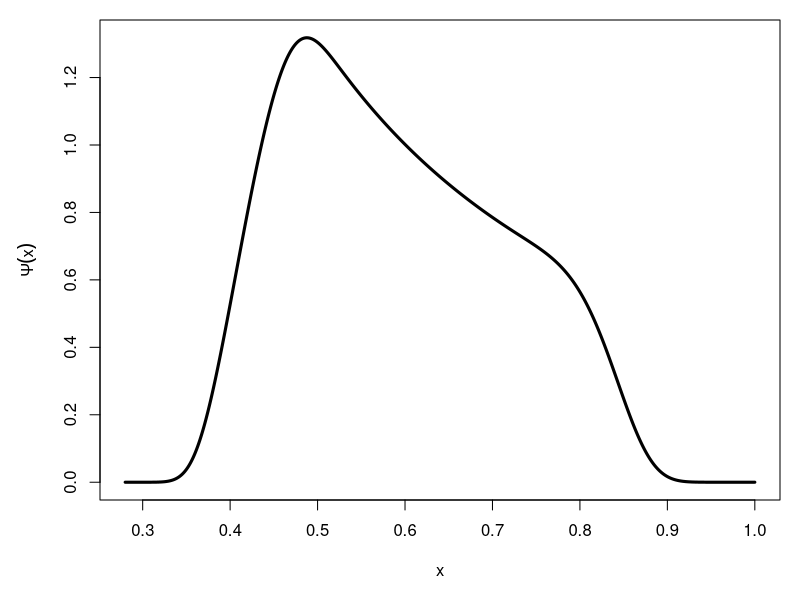
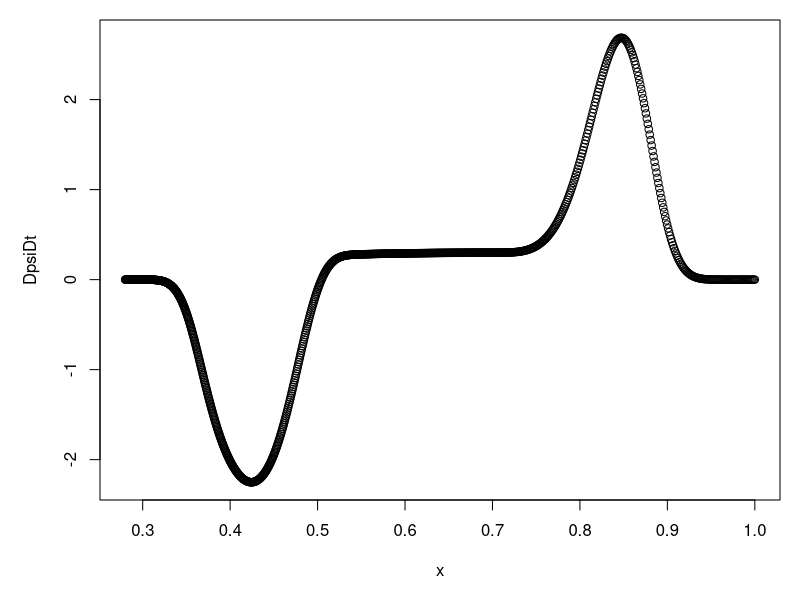
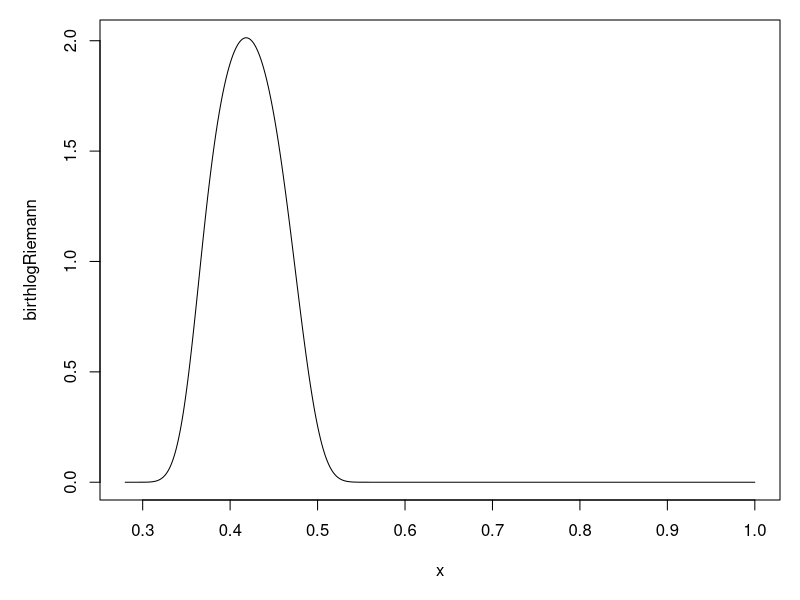
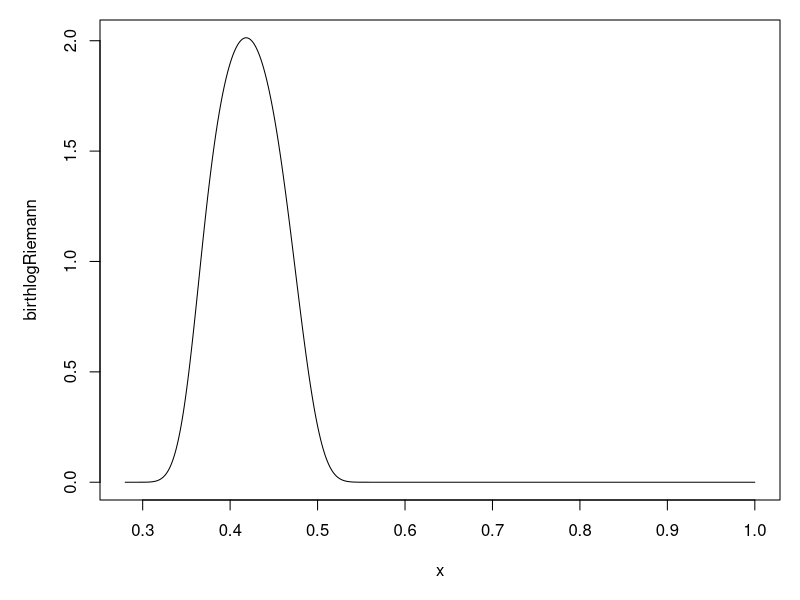
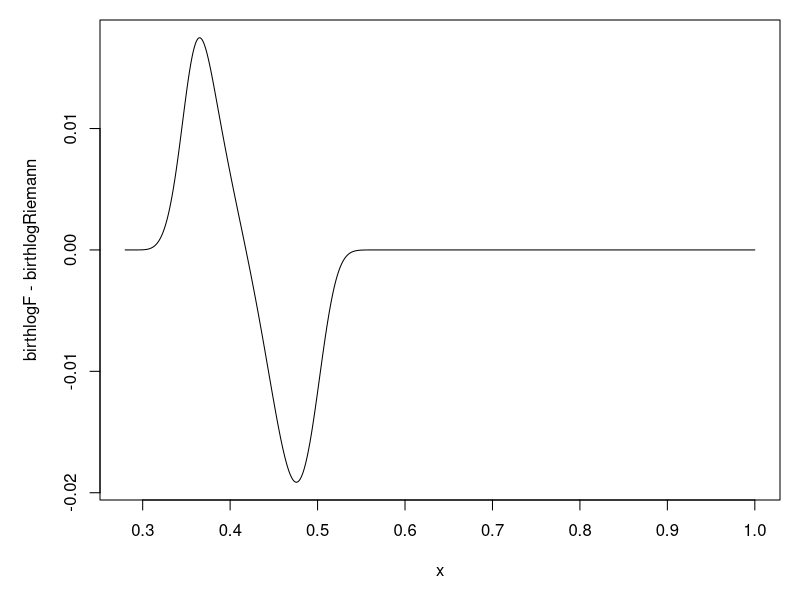

The R source for these figures, in order:
library("Matrix")

intx <- function(f, x) {
    # Use trapezoidal rule for integration
    #
    # Args:
    #   f: value of function at points given by x
    #   x: the points at which the function values are given. Needs to be in
    #      either increasing or decreasing order.
    #
    # Returns:
    #   vector of values of integral over f at points given by x
    #
    # The integration starts at the first value in x, so first
    # value in the returned vector is zero.
    
    idx <- 1:(length(f)-1)
    dx <- abs(diff(x))
    return(c(0,cumsum((f[idx]+f[idx+1])*dx[idx]/2)))
}

# Set parameters
a <- 0.7; b <- 0.5; 
alpha <- 0.85; beta <- 1;
xa <- 0.7;  # threshold for duplication
delta <- 0.2  # width of offspring size distribution
xmin <- xa*(1-delta)/2  # Smallest possible cell size

Nx <- 1024  # Choose number of steps
uselog <- TRUE
if (uselog) {
    y <- seq(log(xmin), 0, length.out = Nx+1)
    x <- exp(y)
} else {
    x <- seq(xmin, 1, length.out = Nx+1)
}

xp <- min(x[x>=(0.5 + delta/2)])  # the point at which we glue

# Growth rate
g <- a*x^alpha-b*x^beta

q <- function(x) {
    # Make q nonzero only between (1-delta)/2 and (1+delta)/2
    # Here we use a smooth bump function
    qr <- exp(-1/(1-(2/delta*(x-1/2))^2))/0.444*2/delta
    qr[abs(x-0.5)>=delta/2] <- 0  # Note that we need >= instead of just >
    # to avoid the singularity in the argument to the exponential
    
    # Use the following two lines if you want a step function
    # qr <- rep(0, length(x))
    # qr[abs(x-0.5)<delta/2] <- 1/delta
    
    return(qr)
}

# Use a k that stays finite but is large enough to ensure that
# almost all cells duplicate before reaching x=1
k <- 10000*(x-xa)^4
k[x<xa] <- 0

p <- function(m0) {
    # Calculate the steady-state solution
    #
    # Args:
    #   m0: scalar giving the constant mortality rate
    #
    # Returns:
    #   List containing the solution and the integral over h/e 
    #   For the correct value of m0 that integral will be equal to 1
    
    # Use constant mortality 
    m <- rep_len(m0, length(x))
    
    # Calculate e(x)
    ep <- (k+m)/g
    # First calculate for x < xp
    es <- rev(intx(rev(ep[x<=xp]), rev(x[x<=xp])))
    # then for x >= xp
    el <- -intx(ep[x>=xp], x[x>=xp])
    # and put the results together
    e <- exp(c(es[-length(es)], el))
    
    # Calculate h(x)
    # TODO: Want to convert this to using spectral methods when the steps
    # are logarithmic
    hp <- k*e/g
    hp[x<xa] <- 0
    h <- rep_len(0, length(x))
    for (i in 1:length(x)) {
        h[i] <- 2*intx(hp*q(x[i]/x)/x, x)[length(x)-1]
    }
    
    # Calculate Theta in eq.(4.21). Because h/e is zero beyond x=xp, we simply
    # integrate up to x=1. Then Theta is automatically 1 for x>xp when the
    # boundary condition (4.18) is satisfied.
    he <- h/e
    he[e==0] <- 0  # Removes the infinity from division by zero
    Theta <- intx(he, x) 
    # The boundary condition (4.18) is satisfied iff b=1
    b <- Theta[length(x)]
    
    # Use eq.(4.20) to calculate the solution.
    Psi <- g[x==xp]*e*Theta/g
    
    return(list(Psi, b))
}

# Find the mortality rate constant that satisfies the boundary condition
# in eq. (4.18)
m0 <- uniroot(function(m0) p(m0)[[2]]-1, lower=0.05, upper=10)[["root"]]

# Calculate the solution
psi <- p(m0)[[1]]
# Plot the solution
par(mar=c(5,5,1,1))
plot(x, psi, type="l", lwd=3,
     xlab="x", ylab=expression(Psi(x)))


###################### new code addition is below ##################

write(x,"solnsteplogx2.txt");
write(psi,"solnsteplogy2.txt");

#write(x,"solxRnewfun.txt");
#write(psi,"solyRnewfun.txt");
m0


#Get space step size (this only works when uselog==FALSE)

dx=x[2]-x[1]


#Use Riemann sum to work out birth term


birthterm <-sapply(x, function(w) 2*dx*sum(k*psi*sapply(w/x,q)/(x)))





#Use central differencing, assuming Z is zero at either end


#centraldiffwZeroes2 <- function(Z,dx){
#  outputtt <- rep(0,length(Z));
#  for (i in 1:length(Z)) {
#    outputtt[i] <- if (i==1) {
#      0
#    } else {
#      if (i==length(Z)) {
#        0
#      } else {
#        (Z[i+1]-Z[i-1])/(2*dx)
#      }
#    }
#  }
#return(outputtt)
#}

# compute linear term equal to minus psi(k(w)+m)

linterm <- -k*psi-m0*psi


#Make 4th order differentiation matrix D for computing growth term

NNN=length(x);
D <- sparseMatrix((1:NNN), c((2:NNN),1), x = 2*rep(1, NNN)/3)-sparseMatrix((1:NNN), c((3:NNN),1,2), x = rep(1, NNN)/12)
D <- (D-t(D))/dx;

#Multilply g*psi by D to get growth term

growthterm <- -D %*% (g*psi)
#Manually set growth term to zero for extreme w values

growthterm[1] <-0
growthterm[2] <-0
#growthterm[length(growthterm3)] <-0
#growthterm[length(growthterm3)-1] <-0

#growthterm[length(growthterm3)-2] <-0
#growthterm[length(growthterm3)-3] <-0


#note since it is a 4th order method, it may not be handelling the boundaries properly


#pde rhs is sum of birth, growth and linear terms

DpsiDt <- birthterm+growthterm+linterm

plot(x,DpsiDt)





######################computing birth term using Riemann sum################

xvals=log(x);
dxlog=xvals[2]-xvals[1]

# Really I should discard the last term when computing Riemann sum, but I think
# this term is zero anyway

birthlogRiemann=sapply(x, function(xchosen) 2*dxlog*sum(k*psi*q(xchosen/x)))

plot(x, birthlogRiemann, type="l")

############################################# computing birth term using fft #############


Fq=fft(sapply(xvals, function(xchosen) q(exp(xchosen))))
Fkpsi=fft(k*psi)

### I should discard the last term again, also I should pad, but I have tried playing around with padding, and not seen much difference. 

birthlogF=2*dxlog*Re(fft(Fq*Fkpsi, inverse = TRUE)/(length(xvals)))

plot(x, birthlogRiemann, type="l")
plot(x, birthlogF-birthlogRiemann, type="l")





